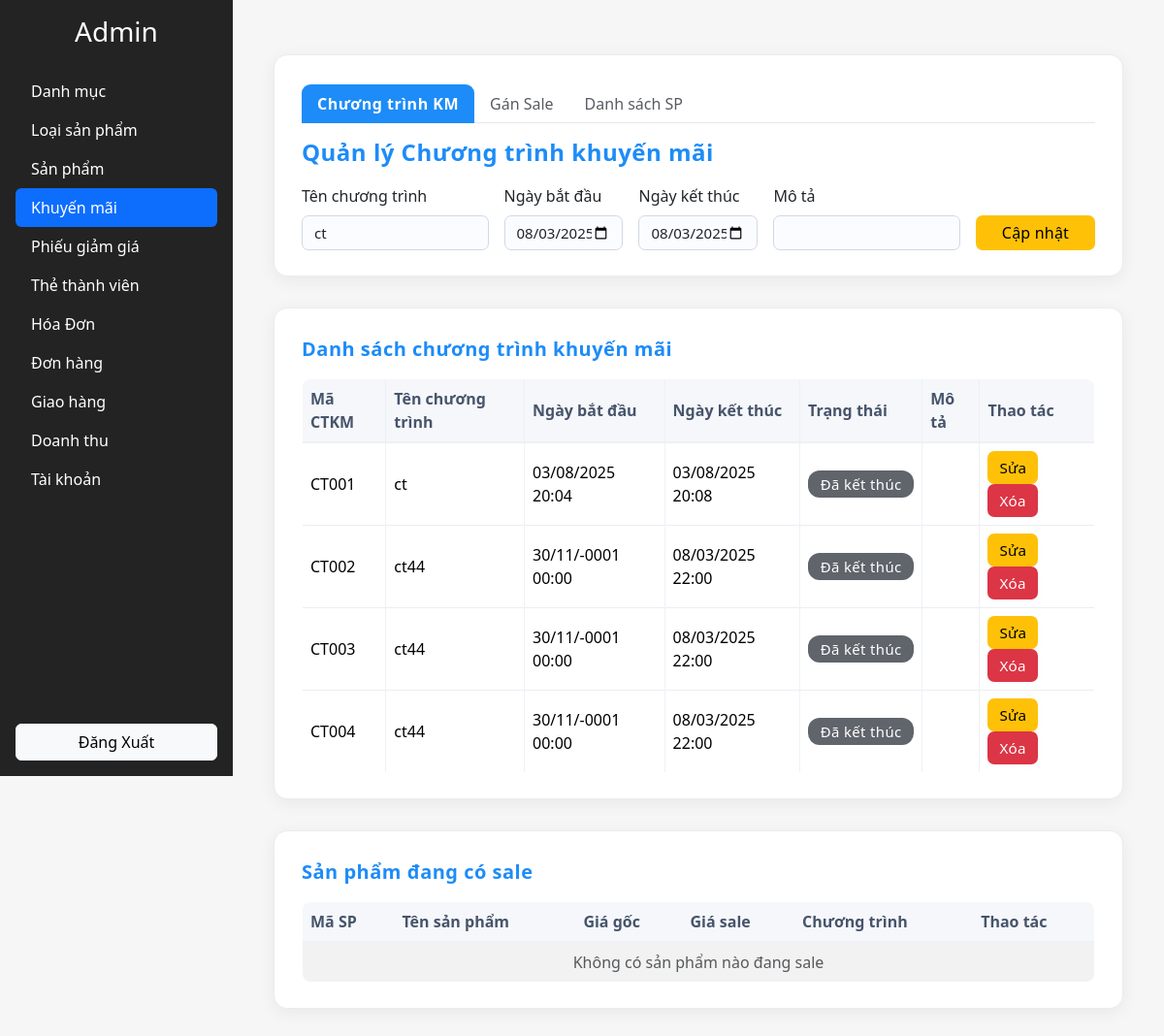
Before: /view/admin.php?section=khuyenmai&edit_sale=CT001 (signed in) with the older database file.
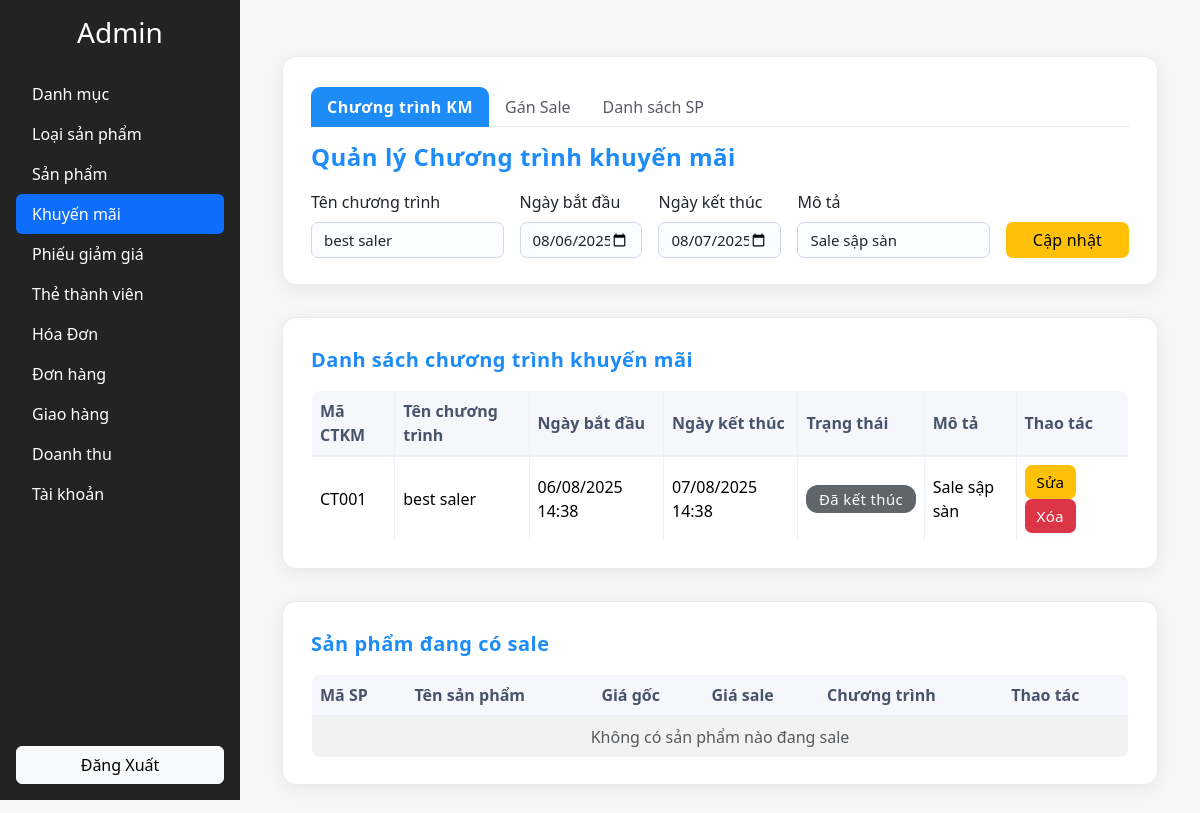
After: the same page with the newer database file.
### tables this page shows
CREATE TABLE `chuongtrinhkhuyenmai` (
  `ID` int(11) NOT NULL,
  `MACTKM` varchar(10) NOT NULL,
  `TENCTKM` varchar(100) DEFAULT NULL,
  `NGAYBATDAU` datetime DEFAULT NULL,
  `NGAYKETTHUC` datetime DEFAULT NULL,
  `MOTA` varchar(500) DEFAULT NULL
);

### controller/promotion_management.php (the view, shortened to what the changed rows need)
<?php
$db = new database();
$conn = $db->getConnection();
$stmt = $conn->query("SELECT * FROM chuongtrinhkhuyenmai ORDER BY NGAYBATDAU DESC");
$chuongtrinhkm = $stmt->fetchAll(PDO::FETCH_ASSOC);
$stmt = $conn->query("SELECT sp.MASP, sp.TENSP, sp.GIA, ct.gia_khuyenmai, ct.giam_phantram, ctkm.TENCTKM, ctkm.MACTKM
                      FROM sanpham sp
                      JOIN chitietctkm ct ON sp.MASP = ct.MASP
                      JOIN chuongtrinhkhuyenmai ctkm ON ct.MACTKM = ctkm.MACTKM
                      WHERE NOW() BETWEEN ctkm.NGAYBATDAU AND ctkm.NGAYKETTHUC
                      ORDER BY sp.TENSP");
$sanpham_co_sale = $stmt->fetchAll(PDO::FETCH_ASSOC);
$editSaleProgram = null;
if (isset($_GET['edit_sale'])) {
    $mactkm = $_GET['edit_sale'];
    $stmt = $conn->prepare("SELECT * FROM chuongtrinhkhuyenmai WHERE MACTKM = ?");
    $stmt->execute([$mactkm]);
    $editSaleProgram = $stmt->fetch(PDO::FETCH_ASSOC);
}
?>
<!DOCTYPE html>
<html lang="vi">
<head>
  <link href="https://cdn.jsdelivr.net/npm/bootstrap@5.3.2/dist/css/bootstrap.min.css" rel="stylesheet">
</head>
<body>
<div class="container py-4">
    <div class="form-section">
      <ul class="nav nav-tabs mb-3" id="saleTab" role="tablist">
        <li class="nav-item" role="presentation">
          <button class="nav-link active" id="program-tab" data-bs-toggle="tab" data-bs-target="#program" type="button" role="tab">Chương trình KM</button>
        </li>
        <li class="nav-item" role="presentation">
          <button class="nav-link" id="assign-tab" data-bs-toggle="tab" data-bs-target="#assign" type="button" role="tab">Gán Sale</button>
        </li>
        <li class="nav-item" role="presentation">
          <button class="nav-link" id="products-tab" data-bs-toggle="tab" data-bs-target="#products" type="button" role="tab">Danh sách SP</button>
        </li>
      </ul>
      <div class="tab-content" id="saleTabContent">
        <div class="tab-pane fade show active" id="program" role="tabpanel">
          <h4>Quản lý Chương trình khuyến mãi</h4>
         <form method="POST" class="row g-3 align-items-end">
  <div class="col-md-3">
    <label class="form-label">Tên chương trình</label>
    <input name="tenctkm" class="form-control" value="<?= htmlspecialchars($editSaleProgram['TENCTKM'] ?? '') ?>" required>
  </div>
  <div class="col-md-2">
    <label class="form-label">Ngày bắt đầu</label>
    <input name="ngaybatdau" type="datetime-local" class="form-control" value="<?= isset($editSaleProgram['NGAYBATDAU']) ? date('Y-m-d\TH:i', strtotime($editSaleProgram['NGAYBATDAU'])) : '' ?>" required>
  </div>
  <div class="col-md-2">
    <label class="form-label">Ngày kết thúc</label>
    <input name="ngayketthuc" type="datetime-local" class="form-control" value="<?= isset($editSaleProgram['NGAYKETTHUC']) ? date('Y-m-d\TH:i', strtotime($editSaleProgram['NGAYKETTHUC'])) : '' ?>" required>
  </div>
  <div class="col-md-3">
    <label class="form-label">Mô tả</label>
    <input name="mota" class="form-control" value="<?= htmlspecialchars($editSaleProgram['MOTA'] ?? '') ?>">
  </div>
  <div class="col-md-2 d-flex align-items-end">
    <?php if ($editSaleProgram): ?>
      <button name="update_sale_program" class="btn btn-warning w-100">Cập nhật</button>
    <?php else: ?>
      <button name="add_sale_program" class="btn btn-primary w-100">Thêm</button>
    <?php endif; ?>
  </div>
</form>
        </div>
      </div>
    </div>
    <div class="table-section mb-4">
      <h5>Danh sách chương trình khuyến mãi</h5>
      <div class="table-responsive">
        <table class="table table-bordered table-hover align-middle">
          <thead>
            <tr>
              <th>Mã CTKM</th>
              <th>Tên chương trình</th>
              <th>Ngày bắt đầu</th>
              <th>Ngày kết thúc</th>
              <th>Trạng thái</th>
              <th>Mô tả</th>
              <th>Thao tác</th>
            </tr>
          </thead>
          <tbody>
            <?php foreach($chuongtrinhkm as $ctkm): ?>
            <tr>
              <td><?= htmlspecialchars($ctkm['MACTKM']) ?></td>
              <td><?= htmlspecialchars($ctkm['TENCTKM']) ?></td>
              <td><?= date('d/m/Y H:i', strtotime($ctkm['NGAYBATDAU'])) ?></td>
              <td><?= date('d/m/Y H:i', strtotime($ctkm['NGAYKETTHUC'])) ?></td>
              <td>
                <?php
                  $now = date('Y-m-d H:i:s');
                  if ($now < $ctkm['NGAYBATDAU']) {
                    echo '<span class="badge bg-secondary">Chưa bắt đầu</span>';
                  } elseif ($now > $ctkm['NGAYKETTHUC']) {
                    echo '<span class="badge bg-dark">Đã kết thúc</span>';
                  } else {
                    echo '<span class="badge bg-success">Đang diễn ra</span>';
                  }
                ?>
              </td>
<td><?= htmlspecialchars($ctkm['MOTA'] ?? '') ?></td>
              <td>
                <a href="/web_3/view/admin.php?section=khuyenmai&edit_sale=<?= $ctkm['MACTKM'] ?>" class="btn btn-sm btn-warning me-1">Sửa</a>
                <a href="/web_3/view/admin.php?section=khuyenmai&delete_sale=<?= $ctkm['MACTKM'] ?>" class="btn btn-sm btn-danger"
                  onclick="return confirm('Bạn có chắc muốn xóa chương trình này?')">Xóa</a>
              </td>
            </tr>
            <?php endforeach; ?>
          </tbody>
        </table>
      </div>
    </div>
    <div class="table-section">
      <h5>Sản phẩm đang có sale</h5>
      <div class="table-responsive">
        <table class="table table-striped table-hover align-middle">
          <thead>
            <tr>
              <th>Mã SP</th>
              <th>Tên sản phẩm</th>
              <th>Giá gốc</th>
              <th>Giá sale</th>
              <th>Chương trình</th>
              <th>Thao tác</th>
            </tr>
          </thead>
          <tbody>
            <?php if (empty($sanpham_co_sale)): ?>
            <tr>
              <td colspan="6" class="text-center text-muted">Không có sản phẩm nào đang sale</td>
            </tr>
            <?php endif; ?>
          </tbody>
        </table>
      </div>
    </div>
</div>
</body>
</html>

Changed rows visible on the page:
removed chuongtrinhkhuyenmai: tenctkm "ct", ngaybatdau "08/03/2025 20:04", ngayketthuc "08/03/2025 20:08", MACTKM "CT001", TENCTKM "ct", NGAYBATDAU "03/08/2025 20:04", NGAYKETTHUC "03/08/2025 20:08", shows "Đã kết thúc"
removed chuongtrinhkhuyenmai: MACTKM "CT002", TENCTKM "ct44", NGAYBATDAU "30/11/-0001 00:00", NGAYKETTHUC "08/03/2025 22:00", shows "Đã kết thúc"
removed chuongtrinhkhuyenmai: MACTKM "CT003", TENCTKM "ct44", NGAYBATDAU "30/11/-0001 00:00", NGAYKETTHUC "08/03/2025 22:00", shows "Đã kết thúc"
removed chuongtrinhkhuyenmai: MACTKM "CT004", TENCTKM "ct44", NGAYBATDAU "30/11/-0001 00:00", NGAYKETTHUC "08/03/2025 22:00", shows "Đã kết thúc"
added chuongtrinhkhuyenmai: tenctkm "best saler", ngaybatdau "08/06/2025 14:38", ngayketthuc "08/07/2025 14:38", mota "Sale sập sàn", MACTKM "CT001", TENCTKM "best saler", NGAYBATDAU "06/08/2025 14:38", NGAYKETTHUC "07/08/2025 14:38", shows "Đã kết thúc", MOTA "Sale sập sàn"
